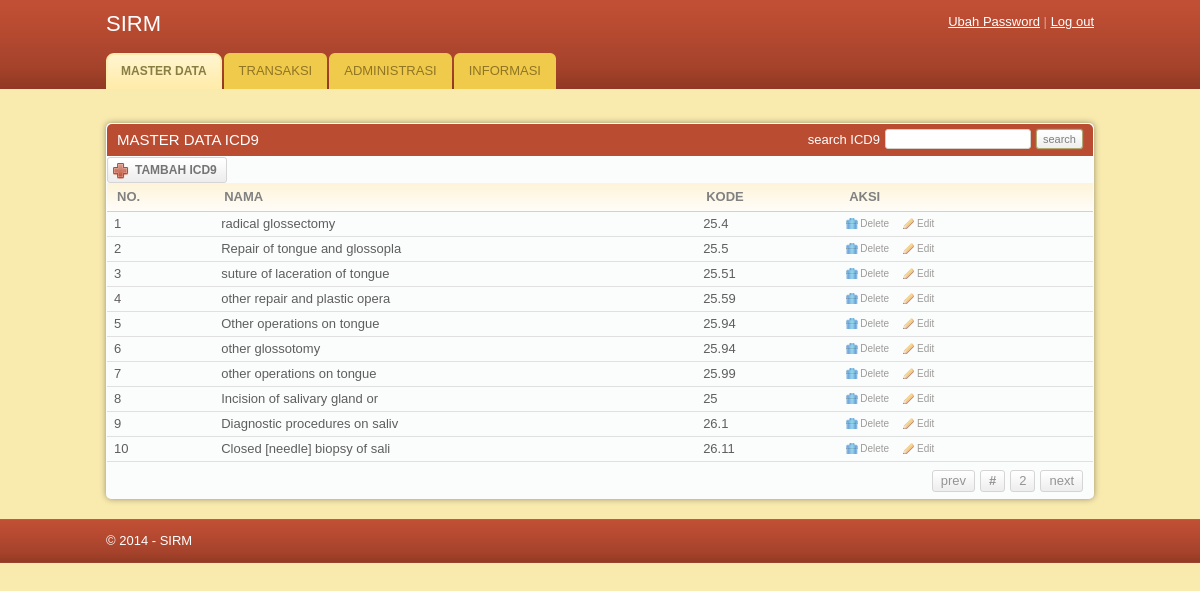
The app's page /MODUL/Master/info_pendaftaran.php with its own data.
### tables this page shows
CREATE TABLE IF NOT EXISTS `icd9` (
  `id_icd9` int(3) NOT NULL AUTO_INCREMENT,
  `nama_icd9` varchar(30) NOT NULL,
  `kode_icd9` varchar(11) NOT NULL,
  PRIMARY KEY (`id_icd9`)
);

### MODUL/Master/info_pendaftaran.php (the view, shortened to what this page needs)
<?PHP
$offset=$_GET['offset'];
  $totalquery = mysql_query("select * from icd9");
  $numrows=mysql_num_rows($totalquery);
  $limit = 10;
  if (empty($offset)){
    $offset = 0;
  }
  if ($numrows == 0) {
    echo "<br><center>Tidak ada data</center>";
  }
  else { ?>
<!DOCTYPE html PUBLIC "-//W3C//DTD XHTML 1.0 Transitional//EN" "http://www.w3.org/TR/xhtml1/DTD/xhtml1-transitional.dtd">
<html xmlns="http://www.w3.org/1999/xhtml">
<head>
	<link rel="stylesheet" href="../../css/style.css" type="text/css" media="all" />
</head>
<body>
<div id="header">
	<div class="shell">
		<div id="top">
			<h1><a href="master/index.php">SIRM</a></h1>
			<div id="top-navigation">
				<a href="#">Ubah Password</a>
				<span>|</span>
				<a href="#">Log out</a>
			</div>
		</div>
		<div id="navigation">
			<ul>
			    <li><a href="master.php" class="active"><span>MASTER DATA</span></a></li>
				<li><a href="../transaksi/transaksi.php"><span>TRANSAKSI</span></a></li>
			    <li><a href="../administrasi/administrasi.php"><span>ADMINISTRASI</span></a></li>
			    <li><a href="../informasi/informasi.php"><span>INFORMASI</span></a></li>
			</ul>
		</div>
	</div>
</div>
<div id="container">
	<div class="shell">
		<br />
		<div id="main">
			<div id="content">
				<div class="box">
					<div class="box-head">
						<h2 class="left">MASTER DATA ICD9</h2>
						<div class="right">
							<label>search ICD9</label>
							<input type="text" class="field small-field" />
							<input type="submit" class="button" value="search" />
						</div>
					</div>
					<div class="table">
					<a href="tambahicd9.php" class="add-button"><span>TAMBAH ICD9</span></a><br>
						<table width="100%" border="0" cellspacing="0" cellpadding="0">
							<tr>
								<th>NO.</th>
								<th>NAMA</th>
								<th>KODE</th>
								<th>AKSI</th>
							</tr>
							<?php
							$no=0+$offset;
							$query = mysql_query("SELECT * FROM icd9 limit $offset,$limit");
							while($data= mysql_fetch_array($query)){
							$no++;
							?>
							<tr>
								<td><?php echo $no;?></td>
								<td><?php echo $data['nama_icd9'];?></td>
								<td><?php echo $data['kode_icd9'];?></td>
								<td><a href="hapusicd9.php?id_icd9=<?=$data['id_icd9']?>" class="ico del" onclick="return konfirmasi('<?php echo $data['kode_icd9'].' - '.$data['nama_icd9'];?>')">Delete</a><a href="editicd9.php?id_icd9=<?=$data['id_icd9']?>" class="ico edit">Edit</a></td>
							</tr>
							<?php }?>
						</table>
						<div class="pagging">
						<div class="right"><?PHP
	  if ($offset!=0) {
    $prevoffset = $offset-$limit;
    echo "<a href=icd9.php?offset=$prevoffset>prev</a>";
}
else {
	echo "<a>prev</a>";
}
$halaman = intval($numrows/$limit);
if ($numrows%$limit){
	$halaman++;
}
for($i=1;$i<=$halaman;$i++){
	$newoffset = $limit * ($i-1);
	if($offset!=$newoffset){
		echo "<a href=icd9.php?offset=$newoffset> $i </a>";
	}
	else {
		echo "<a><b>#</b></a>";
	}
}
if(!(($offset/$limit)+1==$halaman) && $halaman !=1){
	$newoffset = $offset + $limit;
	echo "<a href=icd9.php?offset=$newoffset>next</a>";
    echo "<br>";
    echo "<br>";
}
else {
	echo "<a>next</a>";
    echo "<br>";
    echo "<br>";
    echo "<center>";
    }
?>					</div>
					</div>
					</div>
				</div>
			</div>
		</div>
	</div>
<div id="footer">
	<div class="shell">
		<span class="left">&copy; 2014 - SIRM</span>
	</div>
</div>
</body>
</html>
<?PHP }  ?>

### css/style.css (style rules this page uses)
* { padding:0; margin:0; outline:0; }
body { background:#f9ebae; font-family: Verdana, sans-serif; font-size:13px; line-height:14px; color:#5e5e5e; }
.field { border:solid 1px #d3cfc7; background:#fff; padding:5px; }
.small-field { border:solid 1px #d3cfc7; background:#fff; padding:3px 1px; font-size:11px; }
.button { background:#eee url(images/button.gif) repeat-x 0 0; border:solid 1px #b1a874; color:#7f7f7f; font-size:11px; padding:2px 6px 2px 6px; cursor:pointer; line-height:14px !important; }
a { color:#ba4c32; text-decoration: underline; cursor:pointer; }
.left, .alignleft { float:left; display:inline; }
.right, .alignright { float:right; display:inline; }
h1 { font-size:22px; line-height:24px; color:#fff; font-weight: normal; }
h1 a { color:#fff; text-decoration: none; }
h2 { font-size:15px; font-weight: normal; }
.shell { width:988px; margin:0 auto; }
#header { height:89px; background:url(images/header.gif); white-space:nowrap; }
#header h1 { float:left; display:inline; padding-top:12px; }
#top-navigation { float:right; white-space:nowrap; color:#fff; padding-top:15px; }
#top-navigation a { color:#fff; }
#top-navigation span { color:#dca598; }
#top { height:53px; }
#navigation { height:36px; }
#navigation ul { list-style-type: none; }
#navigation ul li { float:left; display:inline; margin-right:2px; }
#navigation ul li a, #navigation ul li a span { float:left; height:36px; background:url(images/tab.gif) no-repeat 0 0; padding:0 0 0 15px; }
#navigation ul li a span { background-position:right 0; padding:0 15px 0 0; }
#navigation ul li a { line-height:36px; color:#907525; text-decoration: none; }
#navigation ul li a.active, #navigation ul li a:hover { background-position:0 bottom; }
#navigation ul li a.active span, #navigation ul li a:hover span { background-position:right bottom; }
#navigation ul li a.active { font-size:12px; font-weight: bold; color:#887e42; }
#container { padding:20px 0; }
#content { float:left; width:100%; }
.table th { background:#fffdfa url(images/th.gif) repeat-x 0 0; color:#818181; text-align: left; padding:7px 10px; border-bottom:solid 1px #d2d1cb; }
.table td { background:#fbfcfc; border-bottom:solid 1px #e0e0e0; padding:5px 7px; }
.box { background:#fbfcfc; height:100%; padding:1px; margin-bottom:20px; }
.box-head { background:#ba4c32; height:32px; color:#fff; padding: 0 10px; line-height:32px; border-bottom:solid 1px #fff; }
.box-head .right { padding-top:5px; line-height:13px; }
.box-head .right label, .box-head .right input { float:left; }
.box-head .right label { padding:4px 0 0 0; }
.box-head .right input { margin-left:5px; }
.pagging { height:20px; padding:8px 10px; line-height:19px; color:#949494; }
.pagging a { background:url(images/pagging.gif) repeat-x 0 0; height:20px; float:left; padding:0 8px; border:solid 1px #d5d5d5; text-decoration: none; color:#949494; margin-left:5px; }
a.ico { color:#9d9c9a; font-size:10px; text-decoration: none; padding:0 0 0 14px; background-repeat:no-repeat; background-position:0 0; }
a.del { background-image:url(images/del.gif) }
a.edit { background-image:url(images/edit.gif); margin-left:14px; }
.add-button, .add-button span { float:left; height:26px; background:url(images/add-button.gif) no-repeat 0 0; padding:0 0 0 28px; }
.add-button span { background-position:right 0; padding:0 10px 0 0; }
.add-button { font-weight: bold; font-size:12px; color:#747474; text-decoration: none; line-height:26px; }
#footer { height:44px; background:url(images/footer.gif); line-height:44px; color:#fff; }
.box { -moz-border-radius:5px; -webkit-border-radius:5px; -moz-box-shadow: 0 0 6px #978f6c; -webkit-box-shadow: 0 0 6px #978f6c; }
.box-head { -moz-border-radius-topleft:5px; -moz-border-radius-topright:5px; -webkit-border-top-left-radius:5px; -webkit-border-top-right-radius:5px; }
.field, .button { -moz-border-radius:4px; -webkit-border-radius:4px; }
.small-field, .button, .pagging a { -moz-border-radius:3px; -webkit-border-radius:3px; }
.button { -moz-box-shadow: 0 0 2px #978f6c; -webkit-box-shadow: 0 0 2px #978f6c; }

### records on screen
icd9: nama_icd9 "radical glossectomy", kode_icd9 "25.4"
icd9: nama_icd9 "Repair of tongue and glossopla", kode_icd9 "25.5"
icd9: nama_icd9 "suture of laceration of tongue", kode_icd9 "25.51"
icd9: nama_icd9 "other repair and plastic opera", kode_icd9 "25.59"
icd9: nama_icd9 "Other operations on tongue", kode_icd9 "25.94"
icd9: nama_icd9 "other glossotomy", kode_icd9 "25.94"
icd9: nama_icd9 "other operations on tongue", kode_icd9 "25.99"
icd9: nama_icd9 "Incision of salivary gland or", kode_icd9 "25"
icd9: nama_icd9 "Diagnostic procedures on saliv", kode_icd9 "26.1"
icd9: nama_icd9 "Closed [needle] biopsy of sali", kode_icd9 "26.11"
